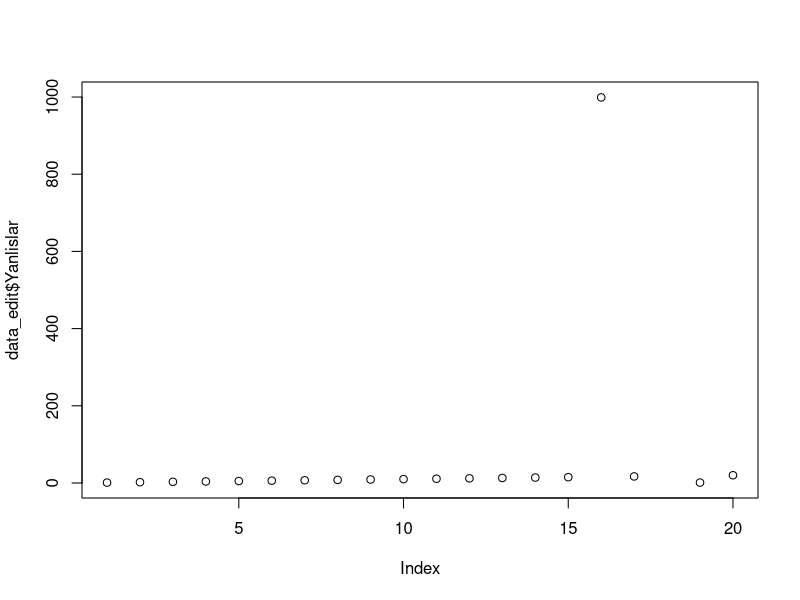
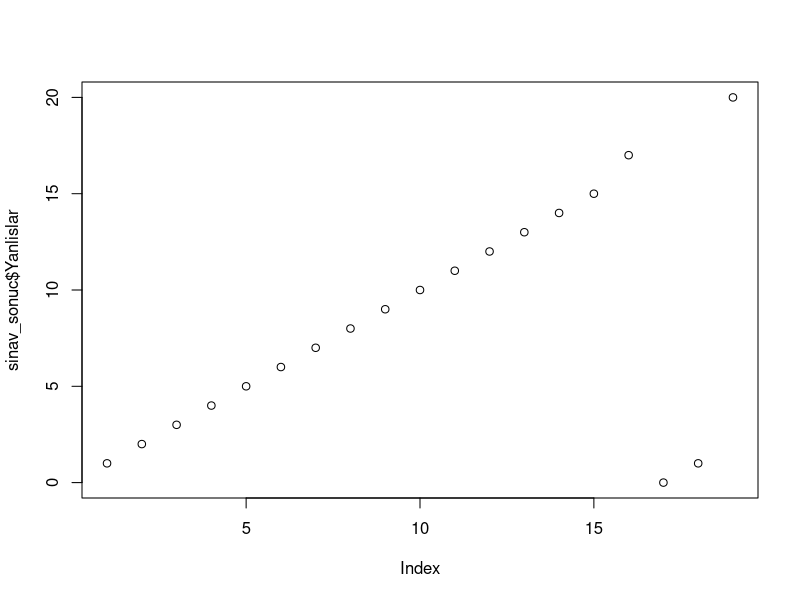
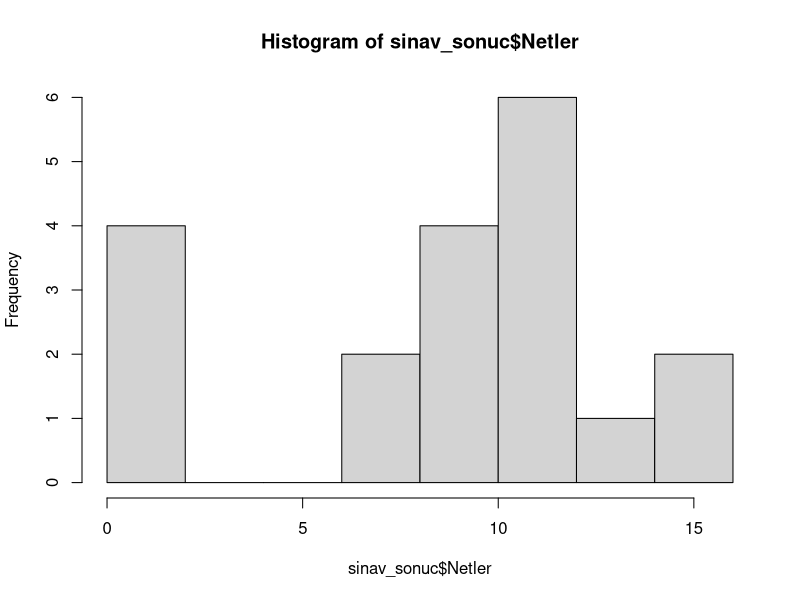

Reproduce these figures in R, in order. (Note: this script raises an error after producing the figures.)
# BIL524 Ödev 2

# Örnek veri seti oluşturma
set.seed(123)
n = 20
data_ham <- data.frame(A = c(1:15, 999, 17, NA, 1, 20),  
                   B = c(rnorm(15, mean=10, sd=3), 1, "NA", 1, 1, 0),
                   C = c(letters[c(1:15)], "",  "defne", "   m    i ne", NA, 10))

# Oluşturulan veri setini inceleme                   
head(data_ham)
data_ham 
colnames(data_ham)

# Kolon isimlerini dönüştürme
colnames(data_ham) <- c("Yanlislar", "Netler", "Ogrenci_Adi")
colnames(data_ham)

# Eksik veri tespiti
is_na_data_ham <- is.na(data_ham)
is_na_data_ham

# Veride az sayıda eksik veri var. Ortalama değerlere bakalım
mean(data_ham$Yanlislar, na.rm=TRUE)
mean(data_ham$Netler, na.rm=TRUE)

# Netler kolonunun data tipi ortalama almaya uygun değil -hata verdi. Kolonların data tiplerini inceleyelim
str(data_ham)

# Netler kolonu chr atanmış. Data tiplerini içeriğe uygun şekilde atayalım ve bu şekilde yeni bir data frame yaratalım
data_edit <- type.convert(data_ham, as.is = TRUE)
str(data_edit)
data_edit

# Ortalama değerlere tekrar bakalım
mean(data_edit$Yanlislar, na.rm=TRUE)
mean(data_edit$Netler, na.rm=TRUE)

# Yanlislar kolonunda ortalama çok yüksek çıkıyor. Outlier veriler olabilir. Plot grafiğiyle veriye bakalım
plot(data_edit$Yanlislar)

# Ortalamayı yükselten iki adet aşırı uç değer olduğu görülüyor. Bu satırlar yanlış olabilir. Outlier içeren satırları veriden çıkaralım
data_edit$Yanlislar[data_edit$Yanlislar %in% boxplot.stats(data_edit$Yanlislar)$out]
data_out_edit <- data_edit[! data_edit$Yanlislar %in% boxplot.stats(data_edit$Yanlislar)$out, ]
data_out_edit
mean(data_out_edit$Yanlislar, na.rm=TRUE)

# Veri girilirken sıfır yerine NA olarak girilmiş değerleri sıfıra düzeltme. Tekrar ortalama hesaplayıp datanın son halini inceleme
data_out_edit["Yanlislar"][is.na(data_out_edit["Yanlislar"])] <- 0
data_out_edit["Netler"][is.na(data_out_edit["Netler"])] <- 0
mean(data_out_edit$Yanlislar, na.rm=TRUE)
mean(data_out_edit$Netler, na.rm=TRUE)
data_out_edit

# 18 nolu satırdaki öğrencinin adı yazılırken gereksiz boşluk girilmiş. Kolonda normalizasyon.
data_out_edit$Ogrenci_Adi <- gsub(" ", "", data_out_edit$Ogrenci_Adi)
data_out_edit

# Veri artık düzgün görünüyor. Son bir df olarak kaydetme ve detaylı inceleme
sinav_sonuc <- data_out_edit
plot(sinav_sonuc$Yanlislar)
hist(sinav_sonuc$Netler)
korelasyon <- cor(sinav_sonuc$Yanlislar, sinav_sonuc$Netler)
print(correlation)
plot(sinav_sonuc$Yanlislar, sinav_sonuc$Netler)
